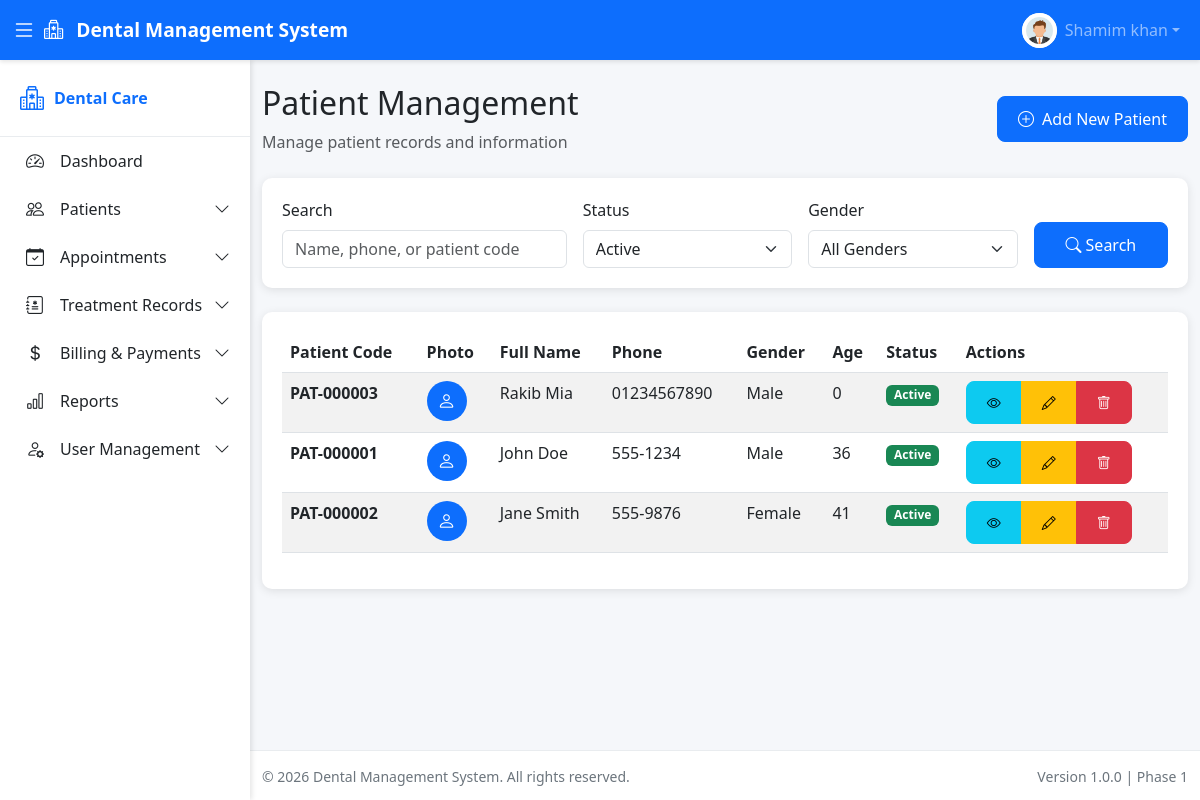
/modules/patients/list.php (signed in), run on the app's committed database.
### tables this page shows
CREATE TABLE `patients` (
  `id` int(11) NOT NULL AUTO_INCREMENT,
  `patient_code` varchar(20) NOT NULL,
  `user_id` int(11) DEFAULT NULL,
  `full_name` varchar(100) NOT NULL,
  `gender` enum('Male','Female','Other') NOT NULL,
  `date_of_birth` date DEFAULT NULL,
  `phone` varchar(20) NOT NULL,
  `email` varchar(100) DEFAULT NULL,
  `address` text DEFAULT NULL,
  `blood_group` varchar(5) DEFAULT NULL,
  `emergency_contact_name` varchar(100) DEFAULT NULL,
  `emergency_contact_phone` varchar(20) DEFAULT NULL,
  `medical_notes` text DEFAULT NULL,
  `profile_photo` varchar(255) DEFAULT NULL,
  `registered_by` int(11) DEFAULT NULL,
  `status` enum('active','inactive') DEFAULT 'active',
  `created_at` timestamp NOT NULL DEFAULT current_timestamp(),
  `updated_at` timestamp NOT NULL DEFAULT current_timestamp() ON UPDATE current_timestamp(),
  PRIMARY KEY (`id`),
  UNIQUE KEY `patient_code` (`patient_code`),
  KEY `user_id` (`user_id`),
  KEY `registered_by` (`registered_by`),
  KEY `idx_patient_code` (`patient_code`),
  KEY `idx_phone` (`phone`),
  KEY `idx_full_name` (`full_name`),
  KEY `idx_status` (`status`),
  CONSTRAINT `patients_ibfk_1` FOREIGN KEY (`user_id`) REFERENCES `users` (`id`) ON DELETE SET NULL,
  CONSTRAINT `patients_ibfk_2` FOREIGN KEY (`registered_by`) REFERENCES `users` (`id`) ON DELETE SET NULL
);

### modules/patients/list.php (the view, shortened to what this page needs)
<?php
require_once __DIR__ . '/helpers.php';
$currentRole = $_SESSION['role_name'];
$canManage = in_array($currentRole, ['Admin', 'Receptionist']);
$search = trim($_GET['search'] ?? '');
$statusFilter = $_GET['status'] ?? 'active';
$page = max(1, intval($_GET['page'] ?? 1));
$perPage = 15;
$offset = ($page - 1) * $perPage;
$conditions = ['p.status = ?'];
$params = [$statusFilter];
$whereClause = implode(' AND ', $conditions);
$query = "SELECT p.*,
          TIMESTAMPDIFF(YEAR, p.date_of_birth, CURDATE()) as age
          FROM patients p
          WHERE $whereClause
          ORDER BY p.created_at DESC
          LIMIT $perPage OFFSET $offset";
$stmt = $pdo->prepare($query);
$stmt->execute($params);
$patients = $stmt->fetchAll();
?>
<?php include __DIR__ . '/../../includes/header.php'; ?>
<div class="d-flex justify-content-between align-items-center mb-4">
    <div>
        <h2>Patient Management</h2>
        <p class="text-muted mb-0">Manage patient records and information</p>
    </div>
    <?php if ($canManage): ?>
        <a href="<?php echo BASE_URL; ?>modules/patients/add.php" class="btn btn-primary">
            <i class="bi bi-plus-circle me-2"></i>Add New Patient
        </a>
    <?php endif; ?>
</div>
<div class="card mb-4">
    <div class="card-body">
        <form method="GET" action="" class="row g-3">
            <div class="col-md-4">
                <label for="search" class="form-label">Search</label>
                <input type="text" class="form-control" id="search" name="search"
                       placeholder="Name, phone, or patient code"
                       value="<?php echo htmlspecialchars($search); ?>">
            </div>
            <div class="col-md-3">
                <label for="status" class="form-label">Status</label>
                <select class="form-select" id="status" name="status">
                    <option value="active" <?php echo $statusFilter === 'active' ? 'selected' : ''; ?>>Active</option>
                </select>
            </div>
            <div class="col-md-3">
                <label for="gender" class="form-label">Gender</label>
                <select class="form-select" id="gender" name="gender">
                    <option value="">All Genders</option>
                </select>
            </div>
            <div class="col-md-2 d-flex align-items-end">
                <button type="submit" class="btn btn-primary w-100">
                    <i class="bi bi-search"></i> Search
                </button>
            </div>
        </form>
    </div>
</div>
<div class="card">
    <div class="card-body">
        <?php if (empty($patients)): ?>
            <div class="text-center py-5">
                <i class="bi bi-inbox fs-1 text-muted"></i>
                <p class="text-muted mt-3">No patients found</p>
            </div>
        <?php else: ?>
            <div class="table-responsive">
                <table class="table table-striped table-hover">
                    <thead>
                        <tr>
                            <th>Patient Code</th>
                            <th>Photo</th>
                            <th>Full Name</th>
                            <th>Phone</th>
                            <th>Gender</th>
                            <th>Age</th>
                            <th>Status</th>
                            <th>Actions</th>
                        </tr>
                    </thead>
                    <tbody>
                        <?php foreach ($patients as $patient): ?>
                            <tr>
                                <td><strong><?php echo htmlspecialchars($patient['patient_code']); ?></strong></td>
                                <td>
                                    <?php if ($patient['profile_photo']): ?>
                                        <img src="<?php echo BASE_URL; ?>assets/images/patients/<?php echo htmlspecialchars($patient['profile_photo']); ?>"
                                             alt="Patient Photo" class="rounded-circle" width="40" height="40">
                                    <?php else: ?>
                                        <div class="avatar-placeholder rounded-circle d-flex align-items-center justify-content-center"
                                             style="width: 40px; height: 40px; background-color: var(--primary-color); color: white;">
                                            <i class="bi bi-person"></i>
                                        </div>
                                    <?php endif; ?>
                                </td>
                                <td><?php echo htmlspecialchars($patient['full_name']); ?></td>
                                <td><?php echo htmlspecialchars($patient['phone']); ?></td>
                                <td><?php echo htmlspecialchars($patient['gender']); ?></td>
                                <td><?php echo $patient['age'] ?? '--'; ?></td>
                                <td>
                                    <?php if ($patient['status'] === 'active'): ?>
                                        <span class="badge bg-success">Active</span>
                                    <?php else: ?>
                                        <span class="badge bg-secondary">Inactive</span>
                                    <?php endif; ?>
                                </td>
                                <td>
                                    <div class="btn-group btn-group-sm">
                                        <a href="<?php echo BASE_URL; ?>modules/patients/view.php?id=<?php echo $patient['id']; ?>"
                                           class="btn btn-info" title="View">
                                            <i class="bi bi-eye"></i>
                                        </a>
                                        <?php if ($canManage): ?>
                                            <a href="<?php echo BASE_URL; ?>modules/patients/edit.php?id=<?php echo $patient['id']; ?>"
                                               class="btn btn-warning" title="Edit">
                                                <i class="bi bi-pencil"></i>
                                            </a>
                                            <button type="button" class="btn btn-danger"
                                                    onclick="confirmDelete(<?php echo $patient['id']; ?>, '<?php echo htmlspecialchars($patient['full_name']); ?>')"
                                                    title="Delete">
                                                <i class="bi bi-trash"></i>
                                            </button>
                                        <?php endif; ?>
                                    </div>
                                </td>
                            </tr>
                        <?php endforeach; ?>
                    </tbody>
                </table>
            </div>
        <?php endif; ?>
    </div>
</div>
<?php include __DIR__ . '/../../includes/footer.php'; ?>

### assets/css/style.css (style rules this page uses)
:root { --primary-color: #0d6efd; --secondary-color: #6c757d; --success-color: #198754; --warning-color: #ffc107; --danger-color: #dc3545; --info-color: #0dcaf0; --light-color: #f8f9fa; --dark-color: #212529; --sidebar-width: 250px; --sidebar-collapsed-width: 70px; --header-height: 60px; --footer-height: 50px; }
body { font-family: 'Segoe UI', Tahoma, Geneva, Verdana, sans-serif; background-color: #f5f7fa; }
.avatar-placeholder { width: 100%; height: 100%; display: flex; align-items: center; justify-content: center; background-color: var(--primary-color); color: white; font-size: 18px; }
.card { border: none; border-radius: 10px; box-shadow: 0 2px 10px rgba(0, 0, 0, 0.1); margin-bottom: 20px; }
.card-body { padding: 20px; }
.btn { border-radius: 8px; padding: 10px 20px; font-weight: 500; }

### data on the page
patients: patient_code "PAT-000003", full_name "Rakib Mia", phone "01234567890", gender "Male", age "0", status "Active"
patients: patient_code "PAT-000001", full_name "John Doe", phone "555-1234", gender "Male", age "36", status "Active"
patients: patient_code "PAT-000002", full_name "Jane Smith", phone "555-9876", gender "Female", age "41", status "Active"

### other printed values
SITE_NAME "Dental Management System"
$currentUser['full_name'] "Shamim khan"
$item['label'] "Dashboard"
$item['label'] "Patients"
$item['label'] "Appointments"
$item['label'] "Treatment Records"
$item['label'] "Billing & Payments"
$item['label'] "Reports"
$item['label'] "User Management"
